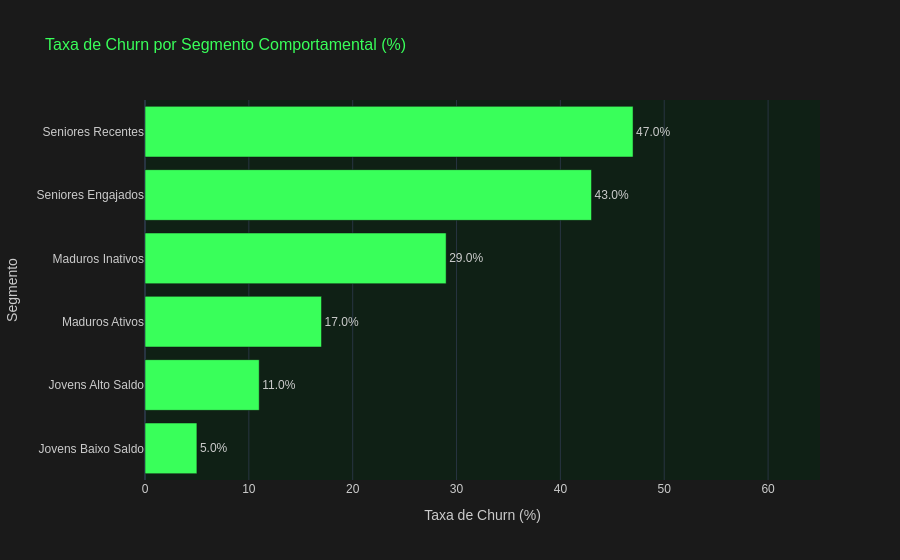

Here is the notebook cell this chart was saved with:
### Markdown cell above
## 2.3 Taxa de churn por segmento

### Code cell
# Gráfico de barras — taxa de churn por segmento comportamental
df_plot_segmento: pd.DataFrame = df_perfil_segmento.reset_index().sort_values('taxa_churn', ascending=True)

fig_churn_seg: go.Figure = px.bar(
    df_plot_segmento,
    x='taxa_churn',
    y='segmento',
    orientation='h',
    title='Taxa de Churn por Segmento Comportamental (%)',
    labels={'taxa_churn': 'Taxa de Churn (%)', 'segmento': 'Segmento'},
    color_discrete_sequence=['#39FF5A'],
    text='taxa_churn',
)
fig_churn_seg.update_traces(texttemplate='%{text:.1f}%', textposition='outside')
fig_churn_seg.update_layout(**LAYOUT_PADRAO, xaxis=dict(range=[0, 65]))
fig_churn_seg.show()

### Figure 1 — Plotly figure (JSON) as saved in the notebook; plotly's stock layout.template omitted (floating-point values rounded to 4 significant figures)
{"data": [{"hovertemplate": "Taxa de Churn (%)=%{text}<br>Segmento=%{y}<extra></extra>", "legendgroup": "", "marker": {"color": "#39FF5A", "pattern": {"shape": ""}}, "name": "", "orientation": "h", "showlegend": false, "text": [5.0, 11.0, 17.0, 29.0, 43.0, 47.0], "textposition": "outside", "texttemplate": "%{text:.1f}%", "type": "bar", "x": [5.0, 11.0, 17.0, 29.0, 43.0, 47.0], "xaxis": "x", "y": ["Jovens Baixo Saldo", "Jovens Alto Saldo", "Maduros Ativos", "Maduros Inativos", "Seniores Engajados", "Seniores Recentes"], "yaxis": "y"}], "layout": {"barmode": "relative", "font": {"color": "#CCCCCC", "family": "Arial", "size": 12}, "legend": {"tracegroupgap": 0}, "paper_bgcolor": "#1A1A1A", "plot_bgcolor": "#0F2015", "title": {"font": {"color": "#39FF5A", "size": 16}, "text": "Taxa de Churn por Segmento Comportamental (%)"}, "xaxis": {"anchor": "y", "domain": [0, 1], "range": [0, 65], "title": {"text": "Taxa de Churn (%)"}}, "yaxis": {"anchor": "x", "domain": [0, 1], "title": {"text": "Segmento"}}}}
